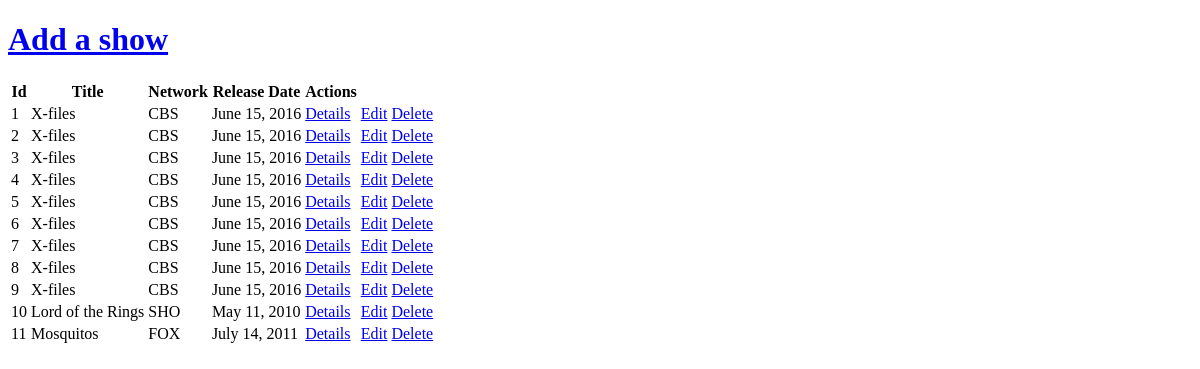
The app's page /, older data.
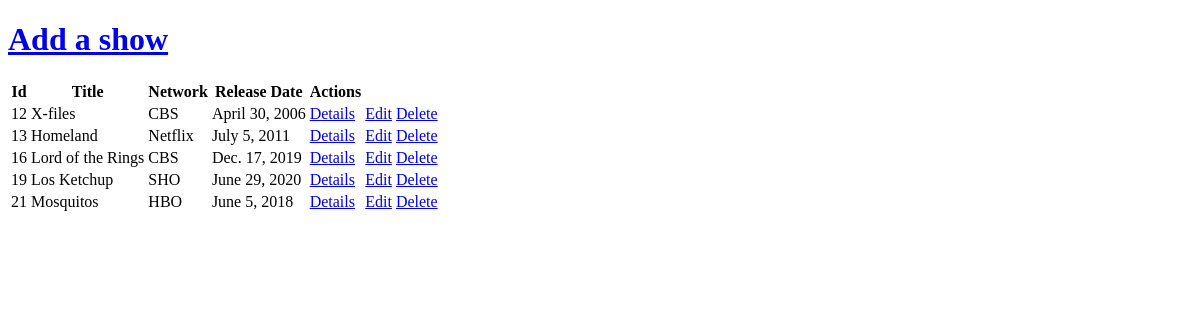
The same page, newer data.
### shows/models.py (models this page shows)
class Shows(models.Model):
    title = models.CharField(max_length=255)
    network = models.CharField(max_length=255)
    release_date = models.DateField(auto_now=False)
    description = models.TextField()
    created_at = models.DateTimeField(auto_now_add=True)
    updated_at = models.DateTimeField(auto_now=True)
    objects = ShowManager()

### shows/views.py (the view)
# urls.py: path('', views.allshows),
def allshows(request):
    shows = Shows.objects.all()
    context = {
        'shows': shows
    }
    return render(request, 'shows.html', context)

### shows/templates/shows.html (shortened to what this page needs)
<!DOCTYPE html>
 <html class="no-js">
    <head>
        <link rel="stylesheet" href="">
    </head>
    <body>
        <h1><a href = "/shows/new"> Add a show </a></h1>
        <table>
            <thead>
                <tr>
                    <th>Id</th>
                    <th>Title</th>
                    <th>Network</th>
                    <th>Release Date</th>
                    <th>Actions</th>
                </tr>
            </thead>
            <tbody>
            {% for show in shows %}
            <tr>
                <td>{{ show.id }}</td>
                <td>{{ show.title }}</td>
                <td>{{ show.network }}</td>
                <td>{{ show.release_date }}</td>
                <td><a href="/shows/{{ show.id }}">Details</a></td>
                <td><a href="/shows/{{ show.id }}/edit">Edit</a></td>
                <td><a href="/shows/{{ show.id }}/destroy">Delete</a></td>
            </tr>
            {% endfor %}
            </tbody>
        </table>
    </body>
</html>

Row changes from the older to the newer data that the page shows:
removed Shows: id "1", title "X-files", network "CBS", release_date "June 15, 2016"
removed Shows: id "2", title "X-files", network "CBS", release_date "June 15, 2016"
removed Shows: id "3", title "X-files", network "CBS", release_date "June 15, 2016"
removed Shows: id "4", title "X-files", network "CBS", release_date "June 15, 2016"
removed Shows: id "5", title "X-files", network "CBS", release_date "June 15, 2016"
removed Shows: id "6", title "X-files", network "CBS", release_date "June 15, 2016"
removed Shows: id "7", title "X-files", network "CBS", release_date "June 15, 2016"
removed Shows: id "8", title "X-files", network "CBS", release_date "June 15, 2016"
removed Shows: id "9", title "X-files", network "CBS", release_date "June 15, 2016"
removed Shows: id "10", title "Lord of the Rings", network "SHO", release_date "May 11, 2010"
removed Shows: id "11", title "Mosquitos", network "FOX", release_date "July 14, 2011"
added Shows: id "12", title "X-files", network "CBS", release_date "April 30, 2006"
added Shows: id "13", title "Homeland", network "Netflix", release_date "July 5, 2011"
added Shows: id "16", title "Lord of the Rings", network "CBS", release_date "Dec. 17, 2019"
added Shows: id "19", title "Los Ketchup", network "SHO", release_date "June 29, 2020"
added Shows: id "21", title "Mosquitos", network "HBO", release_date "June 5, 2018"
